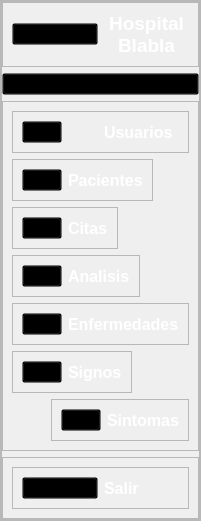
        <widget class="QFrame" name="frame">
         <property name="minimumSize">
          <size>
           <width>40</width>
           <height>0</height>
          </size>
         </property>
         <property name="maximumSize">
          <size>
           <width>250</width>
           <height>16777215</height>
          </size>
         </property>
         <property name="styleSheet">
          <string notr="true"/>
         </property>
         <property name="frameShape">
          <enum>QFrame::StyledPanel</enum>
         </property>
         <property name="frameShadow">
          <enum>QFrame::Raised</enum>
         </property>
         <layout class="QVBoxLayout" name="verticalLayout_3">
          <property name="leftMargin">
           <number>0</number>
          </property>
          <property name="topMargin">
           <number>0</number>
          </property>
          <property name="rightMargin">
           <number>0</number>
          </property>
          <property name="bottomMargin">
           <number>0</number>
          </property>
          <item>
           <widget class="QFrame" name="frame_3">
            <property name="frameShape">
             <enum>QFrame::StyledPanel</enum>
            </property>
            <property name="frameShadow">
             <enum>QFrame::Raised</enum>
            </property>
            <layout class="QVBoxLayout" name="verticalLayout_5">
             <property name="spacing">
              <number>6</number>
             </property>
             <property name="leftMargin">
              <number>0</number>
             </property>
             <property name="topMargin">
              <number>0</number>
             </property>
             <property name="rightMargin">
              <number>0</number>
             </property>
             <property name="bottomMargin">
              <number>0</number>
             </property>
             <item alignment="Qt::AlignTop">
              <widget class="QFrame" name="btnInicio">
               <property name="cursor">
                <cursorShape>PointingHandCursor</cursorShape>
               </property>
               <property name="frameShape">
                <enum>QFrame::StyledPanel</enum>
               </property>
               <property name="frameShadow">
                <enum>QFrame::Raised</enum>
               </property>
               <layout class="QHBoxLayout" name="horizontalLayout_3">
                <item>
                 <widget class="QPushButton" name="pushButton_10">
                  <property name="styleSheet">
                   <string notr="true">QPushButton{
	background-color: transparent;
}</string>
                  </property>
                  <property name="text">
                   <string/>
                  </property>
                  <property name="icon">
                   <iconset>
                    <normaloff>img/logo.svg</normaloff>img/logo.svg</iconset>
                  </property>
                  <property name="iconSize">
                   <size>
                    <width>80</width>
                    <height>80</height>
                   </size>
                  </property>
                 </widget>
                </item>
                <item>
                 <widget class="QLabel" name="lblLogo">
                  <property name="font">
                   <font>
                    <family>Arial</family>
                    <pointsize>14</pointsize>
                    <weight>75</weight>
                    <bold>true</bold>
                   </font>
                  </property>
                  <property name="styleSheet">
                   <string notr="true">QLabel{
	color: #fff;
}</string>
                  </property>
                  <property name="text">
                   <string>&lt;html&gt;&lt;head/&gt;&lt;body&gt;&lt;p&gt;Hospital&lt;br/&gt;Blabla&lt;/p&gt;&lt;/body&gt;&lt;/html&gt;</string>
                  </property>
                  <property name="alignment">
                   <set>Qt::AlignCenter</set>
                  </property>
                 </widget>
                </item>
               </layout>
              </widget>
             </item>
             <item alignment="Qt::AlignTop">
              <widget class="QPushButton" name="btnMenu">
               <property name="cursor">
                <cursorShape>PointingHandCursor</cursorShape>
               </property>
               <property name="styleSheet">
                <string notr="true">QPushButton{
	background-color: transparent;
}</string>
               </property>
               <property name="text">
                <string/>
               </property>
               <property name="icon">
                <iconset>
                 <normaloff>img/bars.svg</normaloff>img/bars.svg</iconset>
               </property>
               <property name="iconSize">
                <size>
                 <width>30</width>
                 <height>30</height>
                </size>
               </property>
              </widget>
             </item>
             <item>
              <widget class="QFrame" name="frame_5">
               <property name="sizePolicy">
                <sizepolicy hsizetype="Preferred" vsizetype="Preferred">
                 <horstretch>0</horstretch>
                 <verstretch>0</verstretch>
                </sizepolicy>
               </property>
               <property name="layoutDirection">
                <enum>Qt::LeftToRight</enum>
               </property>
               <property name="autoFillBackground">
                <bool>false</bool>
               </property>
               <property name="styleSheet">
                <string notr="true"/>
               </property>
               <property name="frameShape">
                <enum>QFrame::StyledPanel</enum>
               </property>
               <property name="frameShadow">
                <enum>QFrame::Raised</enum>
               </property>
               <layout class="QVBoxLayout" name="verticalLayout_4">
                <item>
                 <widget class="QFrame" name="btnUsuarios">
                  <property name="cursor">
                   <cursorShape>PointingHandCursor</cursorShape>
                  </property>
                  <property name="styleSheet">
                   <string notr="true">QFrame:hover{
	background-color: #475569;
}</string>
                  </property>
                  <property name="frameShape">
                   <enum>QFrame::StyledPanel</enum>
                  </property>
                  <property name="frameShadow">
                   <enum>QFrame::Raised</enum>
                  </property>
                  <layout class="QGridLayout" name="gridLayout_5">
                   <item row="0" column="0" alignment="Qt::AlignLeft">
                    <widget class="QPushButton" name="pushButton_6">
                     <property name="styleSheet">
                      <string notr="true">QPushButton{
	background-color: transparent;
}</string>
                     </property>
                     <property name="text">
                      <string/>
                     </property>
                     <property name="icon">
                      <iconset>
                       <normaloff>img/usuarios.svg</normaloff>img/usuarios.svg</iconset>
                     </property>
                     <property name="iconSize">
                      <size>
                       <width>30</width>
                       <height>30</height>
                      </size>
                     </property>
                    </widget>
                   </item>
                   <item row="0" column="1">
                    <widget class="QLabel" name="lblUsuarios">
                     <property name="font">
                      <font>
                       <family>Arial</family>
                       <pointsize>12</pointsize>
                       <weight>75</weight>
                       <bold>true</bold>
                      </font>
                     </property>
                     <property name="styleSheet">
                      <string notr="true">QLabel{
	background-color: transparent;
	color: #fff;
}</string>
                     </property>
                     <property name="text">
                      <string>Usuarios</string>
                     </property>
                    </widget>
                   </item>
                  </layout>
                 </widget>
                </item>
                <item alignment="Qt::AlignLeft">
                 <widget class="QFrame" name="btnPacientes">
                  <property name="cursor">
                   <cursorShape>PointingHandCursor</cursorShape>
                  </property>
                  <property name="styleSheet">
                   <string notr="true">QFrame:hover{
	background-color: #475569;
}</string>
                  </property>
                  <property name="frameShape">
                   <enum>QFrame::StyledPanel</enum>
                  </property>
                  <property name="frameShadow">
                   <enum>QFrame::Raised</enum>
                  </property>
                  <layout class="QGridLayout" name="gridLayout_6">
                   <item row="0" column="0">
                    <widget class="QPushButton" name="pushButton_7">
                     <property name="styleSheet">
                      <string notr="true">QPushButton{
	background-color: transparent;
}</string>
                     </property>
                     <property name="text">
                      <string/>
                     </property>
                     <property name="icon">
                      <iconset>
                       <normaloff>img/pacientes.svg</normaloff>img/pacientes.svg</iconset>
                     </property>
                     <property name="iconSize">
                      <size>
                       <width>30</width>
                       <height>30</height>
                      </size>
                     </property>
                    </widget>
                   </item>
                   <item row="0" column="1">
                    <widget class="QLabel" name="lblPacientes">
                     <property name="font">
                      <font>
                       <family>Arial</family>
                       <pointsize>12</pointsize>
                       <weight>75</weight>
                       <bold>true</bold>
                      </font>
                     </property>
                     <property name="styleSheet">
                      <string notr="true">QLabel{
	background-color: transparent;
	color: #fff;
}</string>
                     </property>
                     <property name="text">
                      <string>Pacientes</string>
                     </property>
                    </widget>
                   </item>
                  </layout>
                 </widget>
                </item>
                <item alignment="Qt::AlignLeft">
                 <widget class="QFrame" name="btnCitas">
                  <property name="cursor">
                   <cursorShape>PointingHandCursor</cursorShape>
                  </property>
                  <property name="styleSheet">
                   <string notr="true">QFrame:hover{
	background-color: #475569;
}</string>
                  </property>
                  <property name="frameShape">
                   <enum>QFrame::StyledPanel</enum>
                  </property>
                  <property name="frameShadow">
                   <enum>QFrame::Raised</enum>
                  </property>
                  <layout class="QGridLayout" name="gridLayout_7">
                   <item row="0" column="0">
                    <widget class="QPushButton" name="pushButton_8">
                     <property name="styleSheet">
                      <string notr="true">QPushButton{
	background-color: transparent;
}</string>
                     </property>
                     <property name="text">
                      <string/>
                     </property>
                     <property name="icon">
                      <iconset>
                       <normaloff>img/citas.svg</normaloff>img/citas.svg</iconset>
                     </property>
                     <property name="iconSize">
                      <size>
                       <width>30</width>
                       <height>30</height>
                      </size>
                     </property>
                    </widget>
                   </item>
                   <item row="0" column="1">
                    <widget class="QLabel" name="lblCitas">
                     <property name="font">
                      <font>
                       <family>Arial</family>
                       <pointsize>12</pointsize>
                       <weight>75</weight>
                       <bold>true</bold>
                      </font>
                     </property>
                     <property name="styleSheet">
                      <string notr="true">QLabel{
	background-color: transparent;
	color: #fff;
}</string>
                     </property>
                     <property name="text">
                      <string>Citas</string>
                     </property>
                    </widget>
                   </item>
                  </layout>
                 </widget>
                </item>
                <item alignment="Qt::AlignLeft">
                 <widget class="QFrame" name="btnAnalasis">
                  <property name="cursor">
                   <cursorShape>PointingHandCursor</cursorShape>
                  </property>
                  <property name="styleSheet">
                   <string notr="true">QFrame:hover{
	background-color: #475569;
}</string>
                  </property>
                  <property name="frameShape">
                   <enum>QFrame::StyledPanel</enum>
                  </property>
                  <property name="frameShadow">
                   <enum>QFrame::Raised</enum>
                  </property>
                  <layout class="QGridLayout" name="gridLayout_8">
                   <item row="0" column="0">
                    <widget class="QPushButton" name="pushButton_9">
                     <property name="styleSheet">
                      <string notr="true">QPushButton{
	background-color: transparent;
}</string>
                     </property>
                     <property name="text">
                      <string/>
                     </property>
                     <property name="icon">
                      <iconset>
                       <normaloff>img/enfermedades.svg</normaloff>img/enfermedades.svg</iconset>
                     </property>
                     <property name="iconSize">
                      <size>
                       <width>30</width>
                       <height>30</height>
                      </size>
                     </property>
                    </widget>
                   </item>
                   <item row="0" column="1">
                    <widget class="QLabel" name="lblAnalisis">
                     <property name="font">
                      <font>
                       <family>Arial</family>
                       <pointsize>12</pointsize>
                       <weight>75</weight>
                       <bold>true</bold>
                      </font>
                     </property>
                     <property name="styleSheet">
                      <string notr="true">QLabel{
	background-color: transparent;
	color: #fff;
}</string>
                     </property>
                     <property name="text">
                      <string>Analisis</string>
                     </property>
                    </widget>
                   </item>
                  </layout>
                 </widget>
                </item>
                <item alignment="Qt::AlignLeft">
                 <widget class="QFrame" name="frame_85">
                  <property name="frameShape">
                   <enum>QFrame::StyledPanel</enum>
                  </property>
                  <property name="frameShadow">
                   <enum>QFrame::Raised</enum>
                  </property>
                  <layout class="QGridLayout" name="gridLayout_12">
                   <item row="0" column="0">
                    <widget class="QPushButton" name="pushButton">
                     <property name="styleSheet">
                      <string notr="true">QPushButton{
	background-color: transparent;
}</string>
                     </property>
                     <property name="text">
                      <string/>
                     </property>
                     <property name="icon">
                      <iconset>
                       <normaloff>img/enfermedad.svg</normaloff>img/enfermedad.svg</iconset>
                     </property>
                     <property name="iconSize">
                      <size>
                       <width>30</width>
                       <height>30</height>
                      </size>
                     </property>
                    </widget>
                   </item>
                   <item row="0" column="1">
                    <widget class="QLabel" name="label_3">
                     <property name="font">
                      <font>
                       <family>Arial</family>
                       <pointsize>12</pointsize>
                       <weight>75</weight>
                       <bold>true</bold>
                      </font>
                     </property>
                     <property name="styleSheet">
                      <string notr="true">QLabel{
	background-color: transparent;
	color: #fff;
}</string>
                     </property>
                     <property name="text">
                      <string>Enfermedades</string>
                     </property>
                    </widget>
                   </item>
                  </layout>
                 </widget>
                </item>
                <item alignment="Qt::AlignLeft">
                 <widget class="QFrame" name="frame_86">
                  <property name="layoutDirection">
                   <enum>Qt::LeftToRight</enum>
                  </property>
                  <property name="frameShape">
                   <enum>QFrame::StyledPanel</enum>
                  </property>
                  <property name="frameShadow">
                   <enum>QFrame::Raised</enum>
                  </property>
                  <layout class="QGridLayout" name="gridLayout_18">
                   <item row="0" column="0">
                    <widget class="QPushButton" name="pushButton_2">
                     <property name="layoutDirection">
                      <enum>Qt::LeftToRight</enum>
                     </property>
                     <property name="styleSheet">
                      <string notr="true">QPushButton{
	background-color: transparent;
}</string>
                     </property>
                     <property name="text">
                      <string/>
                     </property>
                     <property name="icon">
                      <iconset>
                       <normaloff>img/signos.svg</normaloff>img/signos.svg</iconset>
                     </property>
                     <property name="iconSize">
                      <size>
                       <width>30</width>
                       <height>30</height>
                      </size>
                     </property>
                    </widget>
                   </item>
                   <item row="0" column="1">
                    <widget class="QLabel" name="label_4">
                     <property name="font">
                      <font>
                       <family>Arial</family>
                       <pointsize>12</pointsize>
                       <weight>75</weight>
                       <bold>true</bold>
                      </font>
                     </property>
                     <property name="styleSheet">
                      <string notr="true">QLabel{
	background-color: transparent;
	color: #fff;
}</string>
                     </property>
                     <property name="text">
                      <string>Signos</string>
                     </property>
                    </widget>
                   </item>
                  </layout>
                 </widget>
                </item>
                <item alignment="Qt::AlignLeft">
                 <widget class="QFrame" name="frame_87">
                  <property name="layoutDirection">
                   <enum>Qt::RightToLeft</enum>
                  </property>
                  <property name="frameShape">
                   <enum>QFrame::StyledPanel</enum>
                  </property>
                  <property name="frameShadow">
                   <enum>QFrame::Raised</enum>
                  </property>
                  <layout class="QGridLayout" name="gridLayout_19">
                   <item row="0" column="0">
                    <widget class="QLabel" name="label_5">
                     <property name="font">
                      <font>
                       <family>Arial</family>
                       <pointsize>12</pointsize>
                       <weight>75</weight>
                       <bold>true</bold>
                      </font>
                     </property>
                     <property name="styleSheet">
                      <string notr="true">QLabel{
	background-color: transparent;
	color: #fff;
}</string>
                     </property>
                     <property name="text">
                      <string>Sintomas</string>
                     </property>
                    </widget>
                   </item>
                   <item row="0" column="1">
                    <widget class="QPushButton" name="pushButton_3">
                     <property name="styleSheet">
                      <string notr="true">QPushButton{
	background-color: transparent;
}</string>
                     </property>
                     <property name="text">
                      <string/>
                     </property>
                     <property name="icon">
                      <iconset>
                       <normaloff>img/sintomas.svg</normaloff>img/sintomas.svg</iconset>
                     </property>
                     <property name="iconSize">
                      <size>
                       <width>30</width>
                       <height>30</height>
                      </size>
                     </property>
                    </widget>
                   </item>
                  </layout>
                 </widget>
                </item>
               </layout>
              </widget>
             </item>
             <item alignment="Qt::AlignBottom">
              <widget class="QFrame" name="frame_10">
               <property name="frameShape">
                <enum>QFrame::StyledPanel</enum>
               </property>
               <property name="frameShadow">
                <enum>QFrame::Raised</enum>
               </property>
               <layout class="QVBoxLayout" name="verticalLayout_6">
                <item>
                 <widget class="QFrame" name="btnSalir">
                  <property name="cursor">
                   <cursorShape>PointingHandCursor</cursorShape>
                  </property>
                  <property name="frameShape">
                   <enum>QFrame::StyledPanel</enum>
                  </property>
                  <property name="frameShadow">
                   <enum>QFrame::Raised</enum>
                  </property>
                  <layout class="QGridLayout" name="gridLayout_9">
                   <item row="0" column="0">
                    <widget class="QPushButton" name="pushButton_11">
                     <property name="styleSheet">
                      <string notr="true">QPushButton{
	background-color: transparent;
}</string>
                     </property>
                     <property name="text">
                      <string/>
                     </property>
                     <property name="icon">
                      <iconset>
                       <normaloff>img/salir.svg</normaloff>img/salir.svg</iconset>
                     </property>
                     <property name="iconSize">
                      <size>
                       <width>30</width>
                       <height>30</height>
                      </size>
                     </property>
                    </widget>
                   </item>
                   <item row="0" column="1">
                    <widget class="QLabel" name="lblSalir">
                     <property name="font">
                      <font>
                       <family>Arial</family>
                       <pointsize>12</pointsize>
                       <weight>75</weight>
                       <bold>true</bold>
                      </font>
                     </property>
                     <property name="styleSheet">
                      <string notr="true">QLabel{
	color: #fff;
}</string>
                     </property>
                     <property name="text">
                      <string>Salir</string>
                     </property>
                    </widget>
                   </item>
                  </layout>
                 </widget>
                </item>
               </layout>
              </widget>
             </item>
            </layout>
           </widget>
          </item>
         </layout>
        </widget>
